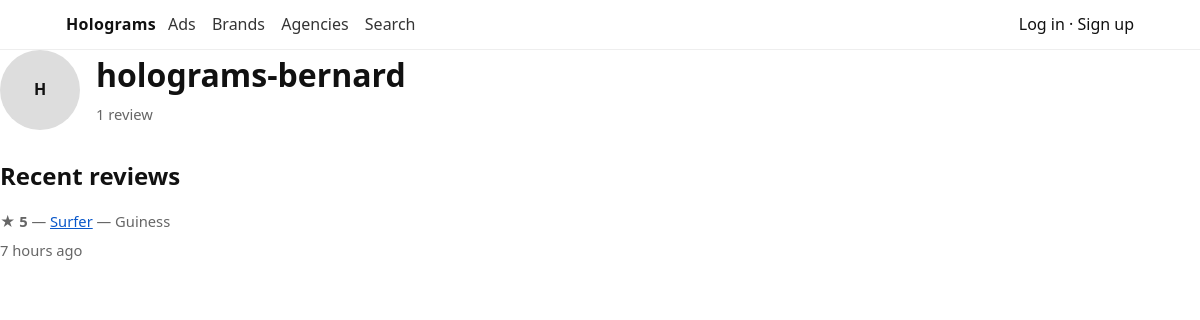
Page /u/holograms-bernard/ on the earlier database version.
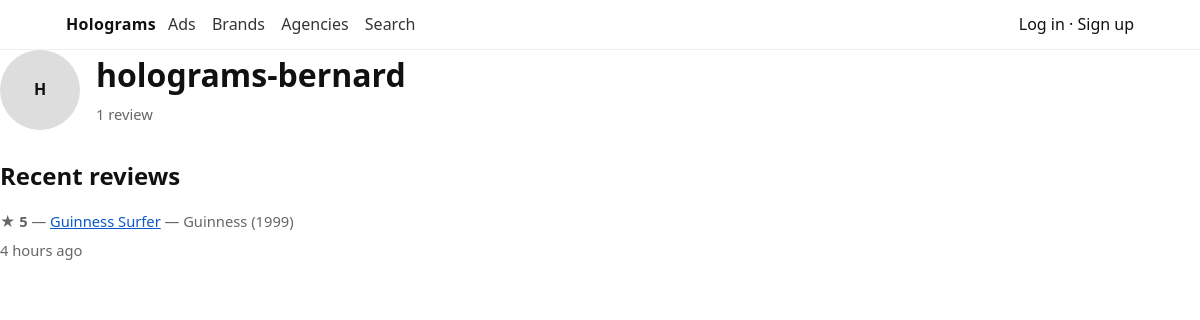
Same page on the later database version.
### core/models.py (models this page shows, shortened)
class Review(models.Model):
    ad = models.ForeignKey(Ad, on_delete=models.CASCADE, related_name="reviews")
    user = models.ForeignKey(settings.AUTH_USER_MODEL, on_delete=models.CASCADE, related_name="reviews")
    rating = models.PositiveSmallIntegerField()  # 0..5
    body = models.TextField(blank=True)
    created_at = models.DateTimeField(auto_now_add=True)   # set once on insert
    updated_at = models.DateTimeField(auto_now=True)       # refreshed on every save
    class Meta:
        unique_together = ("ad", "user")  # one review per user per ad

class Ad(models.Model):
    title = models.CharField(max_length=255)
    brand = models.ForeignKey(Brand, on_delete=models.PROTECT, related_name="ads")
    agency = models.ForeignKey(Agency, on_delete=models.PROTECT, related_name="ads",
                               null=True, blank=True)  # single lead agency (optional)
    year = models.PositiveIntegerField(null=True, blank=True)
    youtube_url = models.URLField(help_text="Paste a YouTube URL or ID")
    youtube_id = models.CharField(max_length=20, unique=True, db_index=True, editable=False)
    duration_sec = models.PositiveIntegerField(null=True, blank=True)
    tags = models.CharField(max_length=250, blank=True, help_text="Comma-separated")
    tags_m2m = models.ManyToManyField(Tag, blank=True, related_name="ads")
    created_at = models.DateTimeField(auto_now_add=True)
    class Meta:
        indexes = [
            models.Index(fields=["youtube_id"]),
            models.Index(fields=["-year", "title"]),
        ]
        ordering = ["-year", "title"]
    def get_absolute_url(self):
        return reverse("ad_detail", args=[self.pk])

class Brand(models.Model):
    name = models.CharField(max_length=200, unique=True)
    website = models.URLField(blank=True)
    slug = models.SlugField(max_length=220, unique=True, blank=True)
    created_at = models.DateTimeField(auto_now_add=True)
    class Meta:
        ordering = ["name"]

### core/views.py (the view)
# urls.py: path("u/<str:username>/", profile_public, name="profile_public"),
def profile_public(request, username):
    user = get_object_or_404(User, username=username)
    profile = getattr(user, "profile", None)
    reviews_qs = (user.reviews   # related_name="reviews" on Review.user
                  .select_related("ad", "ad__brand")
                  .order_by("-created_at"))
    paginator = Paginator(reviews_qs, 10)  # 10 per page
    page = paginator.get_page(request.GET.get("page"))
    stats = {
        "num_reviews": reviews_qs.count(),
    }
    return render(request, "accounts/profile_public.html", {
        "profile_user": user,
        "profile": profile,
        "page": page,
        "stats": stats,
    })

### templates/accounts/profile_public.html (shortened to what this page needs)
{% extends "base.html" %}
{% load humanize %}
{% block content %}
<div class="ad-card" style="display:flex; gap:16px; align-items:flex-start;">
  {% if profile and profile.avatar %}
    <img src="{{ profile.avatar.url }}" alt="" width="80" height="80" style="border-radius:50%; object-fit:cover;">
  {% else %}
    <div style="width:80px; height:80px; border-radius:50%; background:#ddd; display:flex; align-items:center; justify-content:center; font-weight:600;">
      {{ profile_user.username|slice:":1"|upper }}
    </div>
  {% endif %}
  <div>
    <h1 style="margin:0;">
      {{ profile.display_name|default:profile_user.username }}
    </h1>
    <p class="meta" style="margin-top:4px;">
      {{ stats.num_reviews }} review{{ stats.num_reviews|pluralize }}
    </p>
  </div>
</div>
<h2 style="margin:16px 0 8px;">Recent reviews</h2>
<ul class="grid" style="list-style:none; padding:0; gap:12px;">
  {% for r in page.object_list %}
    <li class="ad-card">
      <div class="meta" style="margin-bottom:6px;">
        <strong>★ {{ r.rating }}</strong> —
        <a href="{{ r.ad.get_absolute_url }}">{{ r.ad.title }}</a> —
        {{ r.ad.brand.name }}{% if r.ad.year %} ({{ r.ad.year }}){% endif %}
      </div>
      <div class="meta" style="margin-top:6px;">{{ r.created_at|naturaltime }}</div>
    </li>
  {% empty %}
    <li class="meta">No reviews yet.</li>
  {% endfor %}
</ul>
{% endblock %}

Differences in the rows shown:
removed Review: rating "5", ad "Surfer", ad.brand.name "Guiness", created_at "7 hours ago"
added Review: rating "5", ad "Guinness Surfer", ad.brand.name "Guinness", ad.year "1999", created_at "4 hours ago"
